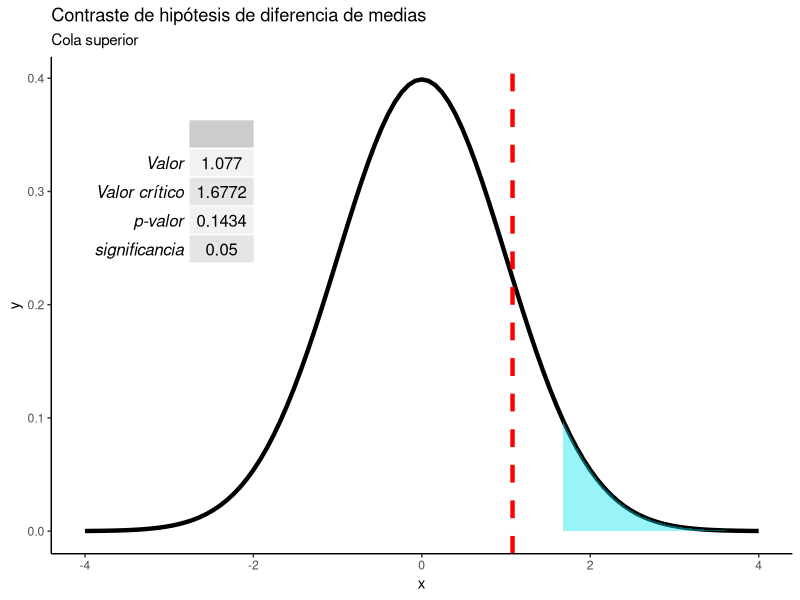
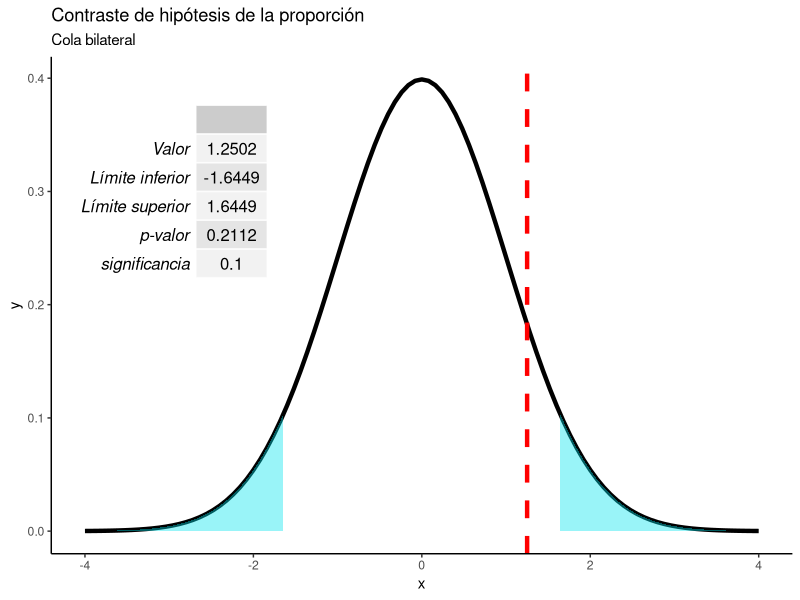
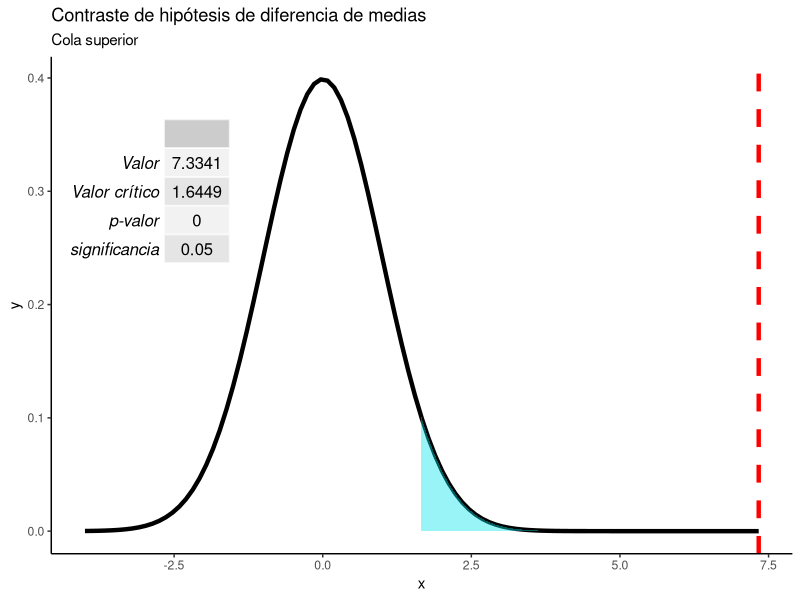
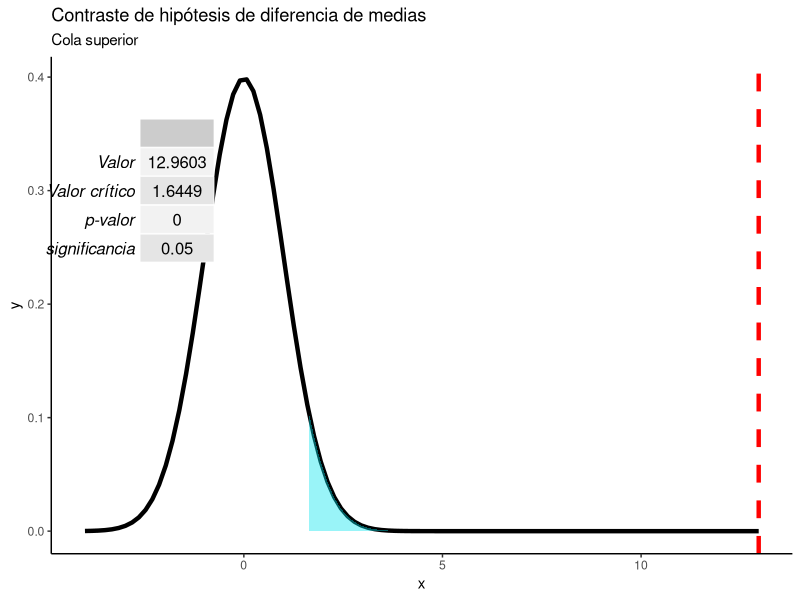
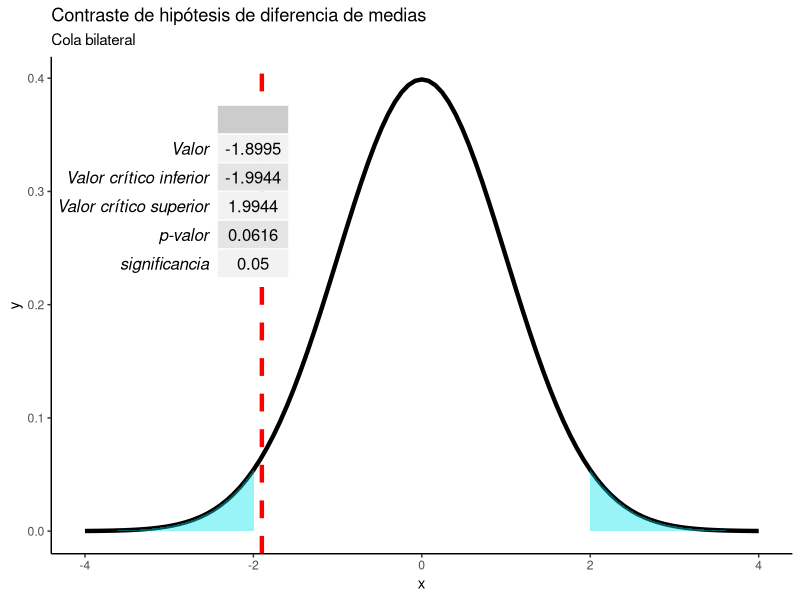
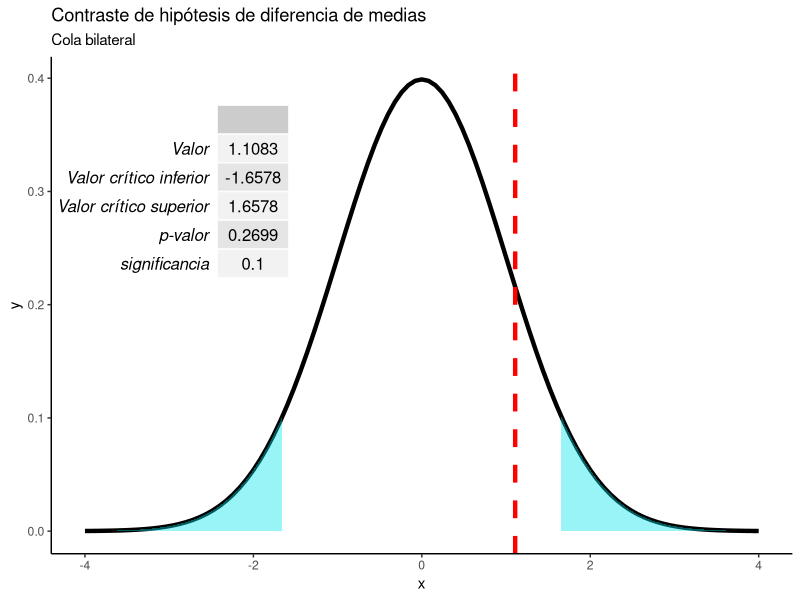
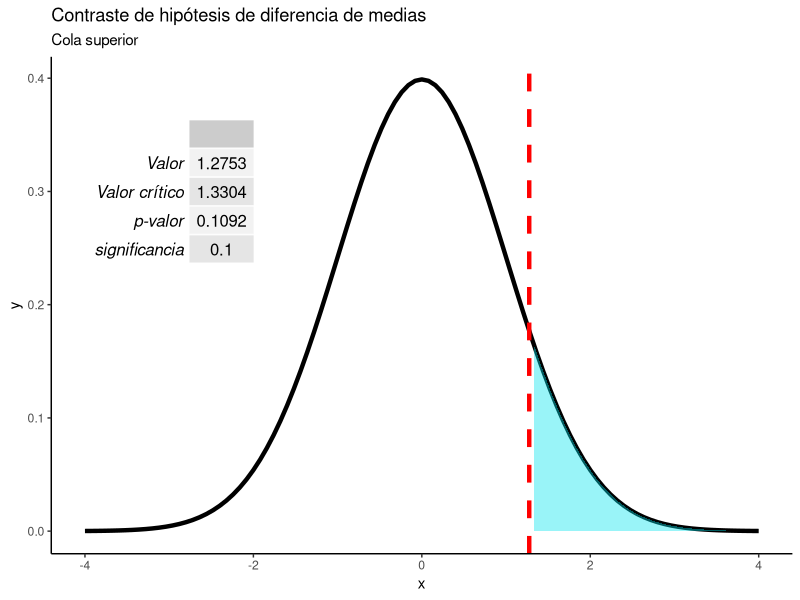
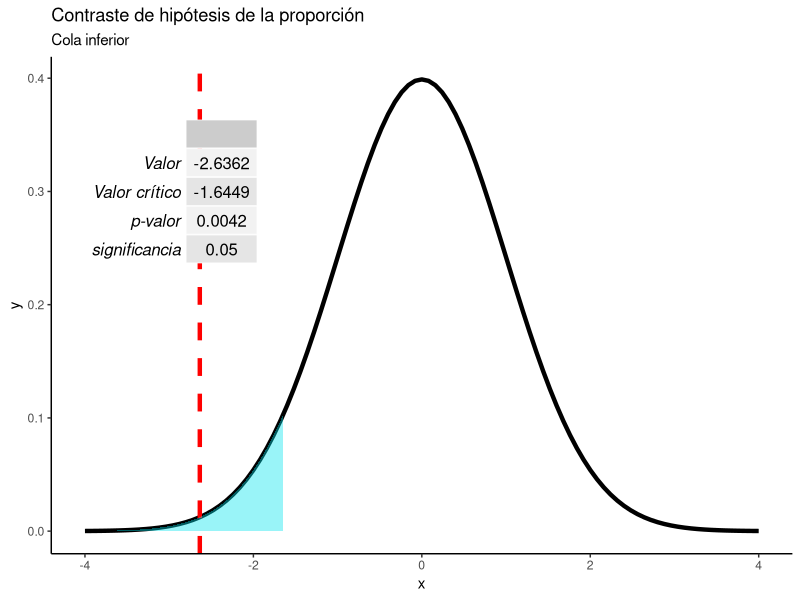

Here is the R script that generated these plots, in order:

contraste_hipotesis2 <- function(media_x, media_y, p_x, p_y, sigma_x, sigma_y, n_x, n_y, CONOCIDAS=TRUE, IGUALES=TRUE, nula =0, significancia, tipo="superior", estadistico = "media"){

  library(ggplot2)
  library(gridExtra)
  
  if(estadistico == "media"){
  
# Dos medias, muestras independientes, varianzas poblacionales conocidas   
  
  if(CONOCIDAS == TRUE){
    
# Cola superior
    
    if(tipo=="superior") {

diferencia_medias <- media_x - media_y
dt <- sqrt((sigma_x/n_x)+(sigma_y/n_y))
alfa <- significancia
valor <- (diferencia_medias - nula) / dt
critico <- qnorm(p = alfa, lower.tail = FALSE)
pvalor <- pnorm(valor, lower.tail = FALSE)

    }
    
# Cola inferior

    if(tipo=="inferior") {
      
diferencia_medias <- media_x - media_y
dt <- sqrt((sigma_x/n_x)+(sigma_y/n_y))
alfa <- significancia
valor <- (diferencia_medias - nula) / dt
critico <- qnorm(p = alfa)
pvalor <- pnorm(valor)

    }
    
# Dos colas

    if(tipo=="bilateral") {
      
diferencia_medias <- media_x - media_y
dt <- sqrt((sigma_x/n_x)+(sigma_y/n_y))
alfa <- significancia/2
valor <- (diferencia_medias - nula) / dt
critico <- qnorm(p = alfa, lower.tail = FALSE)
pvalor <- pnorm(abs(valor), lower.tail = FALSE)*2

    }
    
}

# Dos medias, poblaciones independientes, varianzas desconocidas que se supone que son iguales --------

  if(CONOCIDAS == FALSE){
    
# Cola superior
  
  if(tipo=="superior") {

varianza_agrupada <- (((n_x-1)*sigma_x) + ((n_y-1)*sigma_y)) / (n_x + n_y -2)
dt <- sqrt((varianza_agrupada/n_x)+(varianza_agrupada/n_y))
gl <- n_x + n_y -2
diferencia_medias <- media_x - media_y
alfa <- significancia
valor <- (diferencia_medias - nula) / dt
critico <- qt(p = alfa, df = gl, lower.tail = FALSE)
pvalor <- pt(valor, df = gl, lower.tail = FALSE)

  }
  

# Cola inferior

  if(tipo=="inferior") {
    
varianza_agrupada <- (((n_x-1)*sigma_x) + ((n_y-1)*sigma_y)) / (n_x + n_y -2)
dt <- sqrt((varianza_agrupada/n_x)+(varianza_agrupada/n_y))
gl <- n_x + n_y -2
diferencia_medias <- media_x - media_y
alfa <- significancia
valor <- (diferencia_medias - nula) / dt
critico <- qt(p = alfa, df = gl)
pvalor <- pt(valor, df = gl)

  }
  
# Dos colas
  
  if(tipo=="bilateral") {

varianza_agrupada <- (((n_x-1)*sigma_x) + ((n_y-1)*sigma_y)) / (n_x + n_y -2)
dt <- sqrt((varianza_agrupada/n_x)+(varianza_agrupada/n_y))
gl <- n_x + n_y -2
diferencia_medias <- media_x - media_y
alfa <- significancia/2
valor <- (diferencia_medias - nula) / dt
critico <- qt(p = alfa, df = gl, lower.tail = FALSE)
pvalor <- pt(abs(valor), df = gl, lower.tail = FALSE)*2

  }
  
  }
    
    if(tipo=="bilateral") {
      
      tabla <- data.frame(
        "Concepto" = c("Valor", "Valor crítico inferior", "Valor crítico superior", "p-valor", "significancia"),
        "Datos"=c(valor, critico*(-1), critico, pvalor, significancia)
      )
      
      tabla$Datos <-  round(tabla$Datos, digits = 4)
      rownames(tabla) <- tabla[,1]
      tabla[,1] <- NULL
      colnames(tabla) <- ""
      
      p1 <- ggplot(data.frame(x = c(-4, 4)), aes(x = x)) +
        stat_function(fun = dnorm,  size = 1.5) + geom_vline(xintercept = valor, color="red", linetype="dashed", size=1.5) + 
        stat_function(fun = dnorm, geom="area", fill="turquoise2", alpha=0.4, xlim = c(-4,critico*(-1))) +
        stat_function(fun = dnorm, geom="area", fill="turquoise2", alpha=0.4, xlim = c(critico,4)) + 
        annotation_custom(tableGrob(tabla), xmin=-4, xmax=-2, ymin=0.2, ymax=0.4) +
        ggtitle("Contraste de hipótesis de diferencia de medias", subtitle = paste0("Cola ", tipo)) +
        theme_classic()
      
      return(list(Resumen =tabla,p1)) } else {
        
        tabla <- data.frame(
          "Concepto" = c("Valor", "Valor crítico", "p-valor", "significancia"),
          "Datos"=c(valor, critico, pvalor, significancia)
        )
        
        tabla$Datos <-  round(tabla$Datos, digits = 4)
        rownames(tabla) <- tabla[,1]
        tabla[,1] <- NULL
        colnames(tabla) <- ""
      }
        
        if(tipo == "inferior"){
          
          p1 <- ggplot(data.frame(x = c(-4, 4)), aes(x = x)) +
            stat_function(fun = dnorm,  size = 1.5) + geom_vline(xintercept = valor, color="red", linetype="dashed", size=1.5) + 
            stat_function(fun = dnorm, geom="area", fill="turquoise2", alpha=0.4, xlim = c(-4,critico)) + 
            annotation_custom(tableGrob(tabla), xmin=-4, xmax=-2, ymin=0.2, ymax=0.4) +
            ggtitle("Contraste de hipótesis de diferencia de medias", subtitle = paste0("Cola ", tipo)) +
            theme_classic() } else {
              
              p1 <- ggplot(data.frame(x = c(-4, 4)), aes(x = x)) +
                stat_function(fun = dnorm, size = 1.5) + geom_vline(xintercept = valor, color="red", linetype="dashed", size=1.5) + 
                stat_function(fun = dnorm, geom="area", fill="turquoise2", alpha=0.4, xlim = c(critico,4)) + 
                annotation_custom(tableGrob(tabla), xmin=-4, xmax=-2, ymin=0.2, ymax=0.4) +
                ggtitle("Contraste de hipótesis de diferencia de medias", subtitle = paste0("Cola ", tipo)) +
                theme_classic()
            }
        
        return(list(Resumen =tabla,p1))
        
    
}
  
  
# Contrastes de la diferencia entre dos proporciones poblacionales --------

  if(estadistico == "proporcion"){
  
# Cola superior
    
    if(tipo=="superior") {

diferencia_p <- p_x - p_y

p_0 <- ((n_x*p_x)+(n_y*p_y))/(n_x + n_y)

dt <- sqrt(((p_0*(1-p_0))/n_x) + ((p_0*(1-p_0))/n_y) )

alfa <- significancia
nula <- 0
valor <- (diferencia_p - nula) / dt
critico <- qnorm(p = alfa, lower.tail = FALSE)
pvalor <- pnorm(valor, lower.tail = FALSE)

    }
    
# Cola inferior
    
    if(tipo=="inferior") {

diferencia_p <- p_x - p_y

p_0 <- ((n_x*p_x)+(n_y*p_y))/(n_x + n_y)

dt <- sqrt(((p_0*(1-p_0))/n_x) + ((p_0*(1-p_0))/n_y) )

alfa <- significancia 
nula <- 0
valor <- (diferencia_p - nula) / dt
critico <- qnorm(p = alfa)
pvalor <- pnorm(valor)

    }
    
# Dos colas
    
    if(tipo=="bilateral") {

diferencia_p <- p_x - p_y

p_0 <- ((n_x*p_x)+(n_y*p_y))/(n_x + n_y)

dt <- sqrt(((p_0*(1-p_0))/n_x) + ((p_0*(1-p_0))/n_y) )

alfa <- significancia/2
nula <- 0
valor <- (diferencia_p - nula) / dt
critico <- qnorm(p = alfa, lower.tail = FALSE)
pvalor <- pnorm(abs(valor), lower.tail = FALSE)*2 

    }
    
  }
  
  if(tipo=="bilateral") {
    
    tabla <- data.frame(
      "Concepto" = c("Valor", "Límite inferior", "Límite superior", "p-valor", "significancia"),
      "Datos"=c(valor, critico*(-1), critico, pvalor, significancia)
    )
    
    tabla$Datos <-  round(tabla$Datos, digits = 4)
    rownames(tabla) <- tabla[,1]
    tabla[,1] <- NULL
    colnames(tabla) <- ""
    
    p1 <- ggplot(data.frame(x = c(-4, 4)), aes(x = x)) +
      stat_function(fun = dnorm,  size = 1.5) + geom_vline(xintercept = valor, color="red", linetype="dashed", size=1.5) + 
      stat_function(fun = dnorm, geom="area", fill="turquoise2", alpha=0.4, xlim = c(-4,critico*(-1))) +
      stat_function(fun = dnorm, geom="area", fill="turquoise2", alpha=0.4, xlim = c(critico,4)) + 
      annotation_custom(tableGrob(tabla), xmin=-4, xmax=-2, ymin=0.2, ymax=0.4) +
      ggtitle("Contraste de hipótesis de la proporción", subtitle = paste0("Cola ", tipo)) +
      theme_classic()
    
    return(list(Resumen =tabla,p1)) } else {
      
      tabla <- data.frame(
        "Concepto" = c("Valor", "Valor crítico", "p-valor", "significancia"),
        "Datos"=c(valor, critico, pvalor, significancia)
      )
      
      tabla$Datos <-  round(tabla$Datos, digits = 4)
      rownames(tabla) <- tabla[,1]
      tabla[,1] <- NULL
      colnames(tabla) <- ""
      
      if(tipo == "inferior"){
        
        p1 <- ggplot(data.frame(x = c(-4, 4)), aes(x = x)) +
          stat_function(fun = dnorm,  size = 1.5) + geom_vline(xintercept = valor, color="red", linetype="dashed", size=1.5) + 
          stat_function(fun = dnorm, geom="area", fill="turquoise2", alpha=0.4, xlim = c(-4,critico)) + 
          annotation_custom(tableGrob(tabla), xmin=-4, xmax=-2, ymin=0.2, ymax=0.4) +
          ggtitle("Contraste de hipótesis de la proporción", subtitle = paste0("Cola ", tipo)) +
          theme_classic() } else {
            
            p1 <- ggplot(data.frame(x = c(-4, 4)), aes(x = x)) +
              stat_function(fun = dnorm, size = 1.5) + geom_vline(xintercept = valor, color="red", linetype="dashed", size=1.5) + 
              stat_function(fun = dnorm, geom="area", fill="turquoise2", alpha=0.4, xlim = c(critico,4)) + 
              annotation_custom(tableGrob(tabla), xmin=-4, xmax=-2, ymin=0.2, ymax=0.4) +
              ggtitle("Contraste de hipótesis de la proporción", subtitle = paste0("Cola ", tipo)) +
              theme_classic()
          }
      
      return(list(Resumen =tabla,p1))
      
  
    }
  
}



contraste_hipotesis2(media_x = 1078, media_y = 908.2, sigma_x = 633^2, sigma_y = 469.8^2, CONOCIDAS = FALSE, IGUALES = TRUE, nula = 0, significancia = 0.05, estadistico = "media", tipo = "superior", n_x = 25, n_y = 25)

contraste_hipotesis2(p_x = 52/203, p_y = 56/270, n_x = 203, n_y = 270, nula = 0, estadistico = "proporcion", tipo = "bilateral", significancia = 0.1)

#10.8
contraste_hipotesis2(media_x = 85.8, media_y = 71.5, n_x = 151, n_y = 108, sigma_x = 19.13^2, sigma_y = 12.2^2, CONOCIDAS = TRUE, IGUALES = TRUE, nula = 0, significancia = 0.05, estadistico = "media", tipo = "superior")

#10.9
contraste_hipotesis2(media_x = 1.91, media_y = 0.21, n_x = 125, n_y = 86, sigma_x = 1.32^2, sigma_y = 0.53^2, CONOCIDAS = TRUE, IGUALES = TRUE, nula = 0, significancia = 0.05, estadistico = "media", tipo = "superior")

#10.11
contraste_hipotesis2(media_x = 36.21, media_y = 47.56, n_x = 36, n_y = 36, sigma_x = 22.93^2, sigma_y = 27.56^2, CONOCIDAS = FALSE, IGUALES = TRUE, nula = 0, significancia = 0.05, estadistico = "media", tipo = "bilateral")

#10.12
contraste_hipotesis2(media_x = 3.97, media_y = 2.86, n_x = 70, n_y = 51, sigma_x = 6.14^2, sigma_y = 4.29^2, CONOCIDAS = FALSE, IGUALES = TRUE, nula = 0, significancia = 0.1, estadistico = "media", tipo = "bilateral")

#10.13
contraste_hipotesis2(media_x = 9254, media_y = 8167, n_x = 10, n_y = 10, sigma_x = 2107^2, sigma_y = 1681^2, CONOCIDAS = FALSE, IGUALES = TRUE, nula = 0, significancia = 0.1, estadistico = "media", tipo = "superior")

#10.15
contraste_hipotesis2(p_x = .6, p_y = .66, n_x = 900, n_y = 900, nula = 0, estadistico = "proporcion", tipo = "inferior", significancia = 0.05)

#10.16
contraste_hipotesis2(p_x = .384, p_y = .52, n_x = 1556, n_y = 1108, nula = 0, estadistico = "proporcion", tipo = "inferior", significancia = 0.05)

#10.17
contraste_hipotesis2(p_x = 92/368, p_y = 37/116, n_x = 368, n_y = 116, nula = 0, estadistico = "proporcion", tipo = "bilateral", significancia = 0.05)
